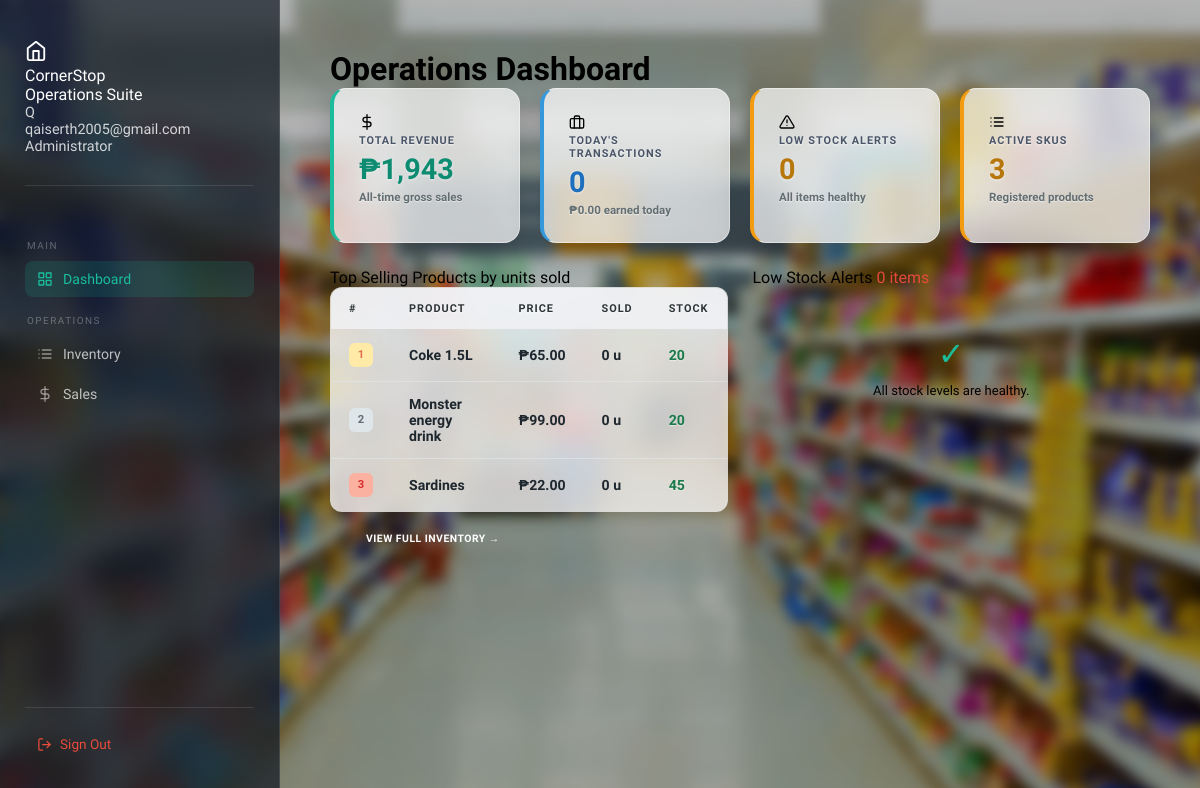
The app's page /smol_store/dashboard.php (signed in) with its own data.
### tables this page shows
CREATE TABLE `products` (
  `product_id` int(11) NOT NULL,
  `product_name` varchar(100) NOT NULL,
  `category_id` int(11) DEFAULT NULL,
  `price` decimal(10,2) NOT NULL,
  `stock_quantity` int(11) DEFAULT 0
);

### smol_store/dashboard.php (the view, shortened to what this page needs)
<?php
$conn = new mysqli("localhost", "root", "", "store_tracker");
$revenue = $conn->query("
    SELECT COALESCE(SUM(total_amount), 0) AS total_revenue
    FROM Orders
")->fetch_assoc()['total_revenue'];
$today_stats = $conn->query("
    SELECT
        COUNT(order_id)         AS tx_count,
        COALESCE(SUM(total_amount), 0) AS today_rev
    FROM Orders
    WHERE DATE(order_date) = CURDATE()
")->fetch_assoc();
$low_stock_count = $conn->query("
    SELECT COUNT(*) AS cnt FROM Products WHERE stock_quantity < 10
")->fetch_assoc()['cnt'];
$sku_count = $conn->query("
    SELECT COUNT(*) AS cnt FROM Products
")->fetch_assoc()['cnt'];
$table_check = $conn->query("
    SELECT COUNT(*) AS cnt
    FROM information_schema.TABLES
    WHERE TABLE_SCHEMA = 'store_tracker'
    AND TABLE_NAME = 'Order_Items'
")->fetch_assoc();
if ($table_check['cnt'] > 0) {
    $top_selling = $conn->query("
        SELECT
            p.product_name,
            p.price,
            p.stock_quantity,
            COALESCE(SUM(oi.quantity), 0) AS total_sold
        FROM Products p
        LEFT JOIN Order_Items oi ON p.product_id = oi.product_id
        GROUP BY p.product_id, p.product_name, p.price, p.stock_quantity
        ORDER BY total_sold DESC
        LIMIT 5
    ");
} else {
    $top_selling = $conn->query("
        SELECT product_name, price, stock_quantity, 0 AS total_sold
        FROM Products
        ORDER BY product_id DESC
        LIMIT 5
    ");
}
?>
<!DOCTYPE html>
<html lang="en">
<head>
    <link rel="stylesheet" href="css/style.css">
</head>
<body>
<?php include 'includes/sidebar.php'; ?>
<div class="main">
    <div class="page-header">
        <h1>Operations Dashboard</h1>
    </div>
    <div class="kpi-grid">
        <div class="kpi-card accent">
            <div class="kpi-icon">
                <svg width="16" height="16" viewBox="0 0 24 24" fill="none" stroke="currentColor" stroke-width="2" stroke-linecap="round" stroke-linejoin="round">
                    <line x1="12" y1="1" x2="12" y2="23"/><path d="M17 5H9.5a3.5 3.5 0 0 0 0 7h5a3.5 3.5 0 0 1 0 7H6"/>
                </svg>
            </div>
            <div class="kpi-label">Total Revenue</div>
            <div class="kpi-value">₱<?php echo number_format($revenue, 0); ?></div>
            <div class="kpi-sub">All-time gross sales</div>
        </div>
        <div class="kpi-card info">
            <div class="kpi-icon">
                <svg width="16" height="16" viewBox="0 0 24 24" fill="none" stroke="currentColor" stroke-width="2" stroke-linecap="round" stroke-linejoin="round">
                    <rect x="2" y="7" width="20" height="14" rx="2" ry="2"/><path d="M16 21V5a2 2 0 0 0-2-2h-4a2 2 0 0 0-2 2v16"/>
                </svg>
            </div>
            <div class="kpi-label">Today's Transactions</div>
            <div class="kpi-value"><?php echo $today_stats['tx_count']; ?></div>
            <div class="kpi-sub">₱<?php echo number_format($today_stats['today_rev'], 2); ?> earned today</div>
        </div>
        <div class="kpi-card <?php echo ($low_stock_count > 0) ? 'danger' : 'warn'; ?>">
            <div class="kpi-icon">
            </div>
            <div class="kpi-label">Low Stock Alerts</div>
            <div class="kpi-value"><?php echo $low_stock_count; ?></div>
            <div class="kpi-sub"><?php echo ($low_stock_count == 0) ? 'All items healthy' : 'Items need restocking'; ?></div>
        </div>
        <div class="kpi-card warn">
            <div class="kpi-icon">
            </div>
            <div class="kpi-label">Active SKUs</div>
            <div class="kpi-value"><?php echo $sku_count; ?></div>
            <div class="kpi-sub">Registered products</div>
        </div>
    </div>
    <div class="two-col">
        <div class="panel">
            <div class="panel-header">
                <span class="panel-title">Top Selling Products</span>
                <span class="panel-badge">by units sold</span>
            </div>
            <table class="data-table">
                <thead>
                    <tr>
                        <th>#</th>
                        <th>Product</th>
                        <th>Price</th>
                        <th>Sold</th>
                        <th>Stock</th>
                    </tr>
                </thead>
                <tbody>
                    <?php
                    $rank = 1;
                    $rank_classes = ['gold', 'silver', 'bronze'];
                    while($row = $top_selling->fetch_assoc()):
                        $rc = $rank_classes[min($rank - 1, 2)];
                        $stock_class = ($row['stock_quantity'] == 0) ? 'stock-empty' : (($row['stock_quantity'] < 10) ? 'stock-low' : 'stock-ok');
                    ?>
                    <tr>
                        <td><span class="rank-num <?php echo $rc; ?>"><?php echo $rank; ?></span></td>
                        <td><strong><?php echo htmlspecialchars($row['product_name']); ?></strong></td>
                        <td class="text-muted">₱<?php echo number_format($row['price'], 2); ?></td>
                        <td class="text-accent"><?php echo $row['total_sold']; ?> u</td>
                        <td class="<?php echo $stock_class; ?>"><?php echo $row['stock_quantity']; ?></td>
                    </tr>
                    <?php $rank++; endwhile; ?>
                </tbody>
            </table>
            <div style="padding: 14px 24px; border-top: 1px solid var(--border);">
                <a href="inventory.php" class="btn btn-ghost btn-sm">View Full Inventory →</a>
            </div>
        </div>
        <div class="panel">
            <div class="panel-header">
                <span class="panel-title">Low Stock Alerts</span>
                <span class="panel-badge" style="background: var(--danger-dim); color: var(--danger);"><?php echo $low_stock_count; ?> items</span>
            </div>
            <?php if($low_stock_count == 0): ?>
            <div class="panel-body" style="text-align: center; padding: 48px 24px;">
                <div style="color: var(--accent); font-size: 2rem; margin-bottom: 10px;">✓</div>
                <div style="color: var(--text-2); font-size: 0.82rem;">All stock levels are healthy.</div>
            </div>
            <?php endif; ?>
        </div>
    </div>
</div>
</body>
</html>

### smol_store/css/style.css (style rules this page uses)
:root { --primary: #2c3e50; --accent: #1abc9c; --warn: #f39c12; --danger: #e74c3c; --glass: rgba(255, 255, 255, 0.70); --glass-dark: rgba(15, 20, 30, 0.55); --glass-border: rgba(255, 255, 255, 0.45); --glass-shadow: 0 8px 32px rgba(0, 0, 0, 0.22); --blur: blur(14px); --sidebar-w: 280px; }
*, *::before, *::after { box-sizing: border-box; margin: 0; padding: 0; }
body { font-family: 'Segoe UI', sans-serif; display: flex; min-height: 100vh; background-color: #2c3e50; position: relative; }
body::before { content: ''; position: fixed; inset: 0; background-image: url('../images/bg.jpeg'); background-attachment: fixed; background-position: center center; background-repeat: no-repeat; background-size: cover; filter: blur(6px) brightness(0.70); transform: scale(1.05); z-index: -1; }
.main { margin-left: var(--sidebar-w); padding: 50px; width: calc(100% - var(--sidebar-w)); min-height: 100vh; }
.kpi-grid { display: grid; grid-template-columns: repeat(4, 1fr); gap: 20px; margin-bottom: 25px; }
.kpi-card { background: var(--glass); backdrop-filter: var(--blur); -webkit-backdrop-filter: var(--blur); border: 1px solid var(--glass-border); border-radius: 16px; padding: 25px; box-shadow: var(--glass-shadow); border-left: 4px solid transparent; transition: transform 0.2s, box-shadow 0.2s; }
.kpi-card.accent { border-left-color: var(--accent); }
.kpi-card.warn { border-left-color: var(--warn); }
.kpi-card.info { border-left-color: #3498db; }
.kpi-label { font-size: 0.68rem; text-transform: uppercase; letter-spacing: 1px; color: #4a5568; font-weight: 800; margin-bottom: 8px; text-shadow: 0 1px 2px rgba(255,255,255,0.8); }
.kpi-value { font-size: 1.8rem; font-weight: 800; color: var(--primary); line-height: 1; margin-bottom: 6px; text-shadow: 0 1px 3px rgba(255,255,255,0.5); }
.kpi-card.accent .kpi-value { color: #0e8c72; }
.kpi-card.warn .kpi-value { color: #b7770d; }
.kpi-card.info .kpi-value { color: #1f6fbf; }
.kpi-sub { font-size: 0.72rem; color: #636e72; font-weight: 600; text-shadow: 0 1px 1px rgba(255,255,255,0.6); }
table { width: 100%; border-collapse: collapse; background: rgba(255, 255, 255, 0.75); backdrop-filter: var(--blur); -webkit-backdrop-filter: var(--blur); border-radius: 12px; overflow: hidden; border: 1px solid var(--glass-border); }
th { background: rgba(241, 242, 246, 0.85); color: #2d3436; text-transform: uppercase; font-size: 0.68rem; letter-spacing: 1px; padding: 14px 18px; text-align: left; font-weight: 800; text-shadow: 0 1px 1px rgba(255,255,255,0.7); }
td { padding: 14px 18px; border-bottom: 1px solid rgba(223, 230, 233, 0.7); color: #1e272e; font-size: 0.88rem; font-weight: 600; vertical-align: middle; }
tr:last-child td { border-bottom: none; }
.stock-ok { color: #1a7a4a; font-weight: 800; text-shadow: 0 1px 1px rgba(255,255,255,0.5); }
.btn { padding: 10px 18px; border: none; border-radius: 8px; cursor: pointer; font-weight: 700; text-transform: uppercase; font-size: 0.72rem; letter-spacing: 0.5px; color: white; transition: opacity 0.2s, transform 0.15s; white-space: nowrap; text-decoration: none; display: inline-block; }
.btn-sm { padding: 6px 12px; font-size: 0.65rem; }
.two-col { display: grid; grid-template-columns: 1fr 1fr; gap: 25px; }
.rank-num { width: 24px; height: 24px; border-radius: 6px; background: #f1f2f6; display: inline-flex; align-items: center; justify-content: center; font-size: 0.7rem; color: #718093; font-weight: 700; }
.rank-num.gold { background: #ffeaa7; color: #e17055; }
.rank-num.silver { background: #dfe6e9; color: #636e72; }
.rank-num.bronze { background: #fab1a0; color: #d63031; }

### smol_store/dashboard.php (style rules this page uses)
.kpi-value { animation: countUp 0.4s ease both; }
.kpi-card:nth-child(1) .kpi-value { animation-delay: 0.05s; }
.kpi-card:nth-child(2) .kpi-value { animation-delay: 0.10s; }
.kpi-card:nth-child(3) .kpi-value { animation-delay: 0.15s; }
.kpi-card:nth-child(4) .kpi-value { animation-delay: 0.20s; }

### records on screen
products: product_name "Coke 1.5L", price "65.00", total_sold "0", stock_quantity "20"
products: product_name "Monster energy drink", price "99.00", total_sold "0", stock_quantity "20"
products: product_name "Sardines", price "22.00", total_sold "0", stock_quantity "45"

### other values on screen
substr($_SESSION['username'], 0, 1) "Q"
$_SESSION['username'] "qaiserth2005@gmail.com"
$revenue "1,943"
$today_stats['tx_count'] "0"
$today_stats['today_rev'] "0.00"
$low_stock_count "0"
$sku_count "3"
